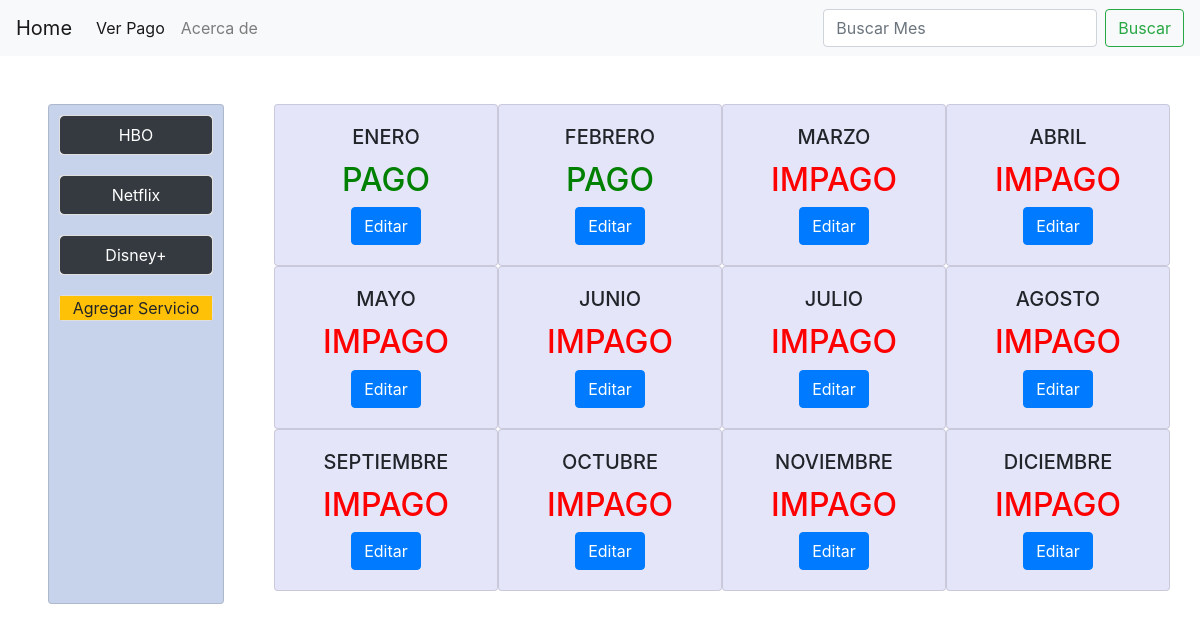
Page /usuarios/administrador/ on the committed database.
### Servicios/models.py (models this page shows, shortened)
class Servicios(models.Model):
    servicio = models.CharField(max_length=40)
    precio = models.FloatField()
    descripcion =  models.CharField(max_length=40)
    habilitar = models.BooleanField(default=False)

class Meses(models.Model):
    nombre = models.CharField(max_length=40,null=True,blank=True)
    precio=models.FloatField()
    pagado=models.BooleanField(default=False)
    fecha= models.DateField (auto_now=False)

### Servicios/views.py (the view)
# urls.py: path('administrador/', lista_meses_admin, name='actualizar-mes'),
def lista_meses_admin(request):
    data=Meses.objects.all()
    data2=Servicios.objects.all()
    context={"meses": data, "servicios": data2}
    return  render(request,"administrador.html",context=context)

### templates/administrador.html (shortened to what this page needs)
{% extends "index.html" %}
{% block body %}
<body>
    <div class="container text-center m-5">
        <div class="row" style="height: 500px">
            <div class="card" style="width: 11rem;background-color:rgba(36, 85, 175, 0.253) ; ">
                {% for servicio in servicios %}
                <div class="card" style="margin: 10px;">
                    <a href="/usuarios/info-mes/{{servicio.servicio}}" type="button"
                    class="btn btn-dark">{{servicio.servicio}}</a>
                </div>
                {% endfor %}
                <div class="card" style="margin:10px">
                    <a href="/usuarios/agregar-servicio/" type="button" class="btn-warning">Agregar Servicio</a>
                </div>
            </div>
            <div class="col-10">
                <div class="row">
                    <div style="margin-left: 50px;" class="row" style="height: 800px;">
                        {% for mes in meses %}
                        <div class="card" style="width: 14rem;background-color:rgba(38, 41, 209, 0.116) ; ">
                            <div class="card-body">
                                <h5 class="card-title">{{mes.nombre}}</h5>
                                {% if mes.pagado %}
                                <h2 style="color: green">PAGO</h2>
                                {% else %}
                                <h2 style="color: red">IMPAGO</h2>
                                {% endif %}
                                <a href="/usuarios/actualizar-mes/{{mes.id}}" class="btn btn-primary">Editar</a>
                            </div>
                        </div>
                        {% endfor %}
                    </div>
                </div>
            </div>
        </div>
    </div>
</body>
{% endblock %}

### rows in the picture
Servicios: servicio "HBO"
Servicios: servicio "Netflix"
Servicios: servicio "Disney+"
Meses: nombre "ENERO", pagado "PAGO"
Meses: nombre "FEBRERO", pagado "PAGO"
Meses: nombre "MARZO", pagado "IMPAGO"
Meses: nombre "ABRIL", pagado "IMPAGO"
Meses: nombre "MAYO", pagado "IMPAGO"
Meses: nombre "JUNIO", pagado "IMPAGO"
Meses: nombre "JULIO", pagado "IMPAGO"
Meses: nombre "AGOSTO", pagado "IMPAGO"
Meses: nombre "SEPTIEMBRE", pagado "IMPAGO"
Meses: nombre "OCTUBRE", pagado "IMPAGO"
Meses: nombre "NOVIEMBRE", pagado "IMPAGO"
Meses: nombre "DICIEMBRE", pagado "IMPAGO"
